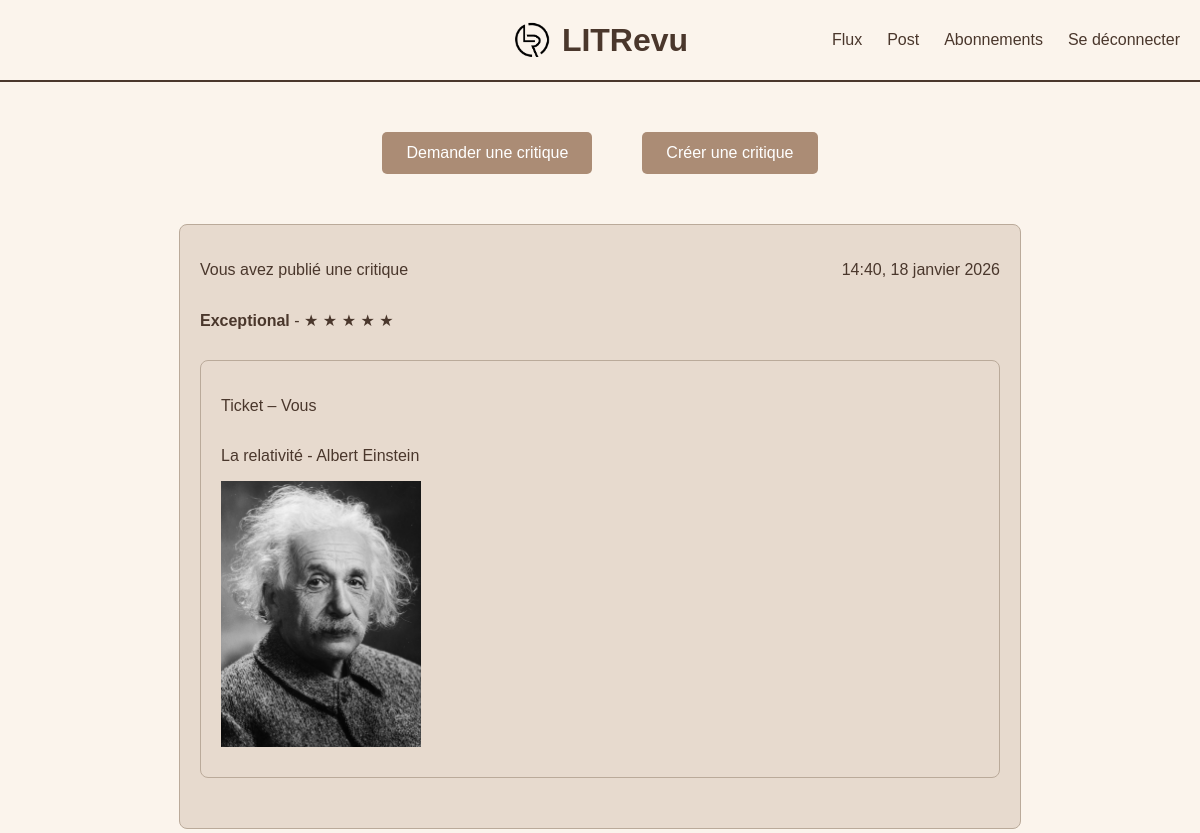
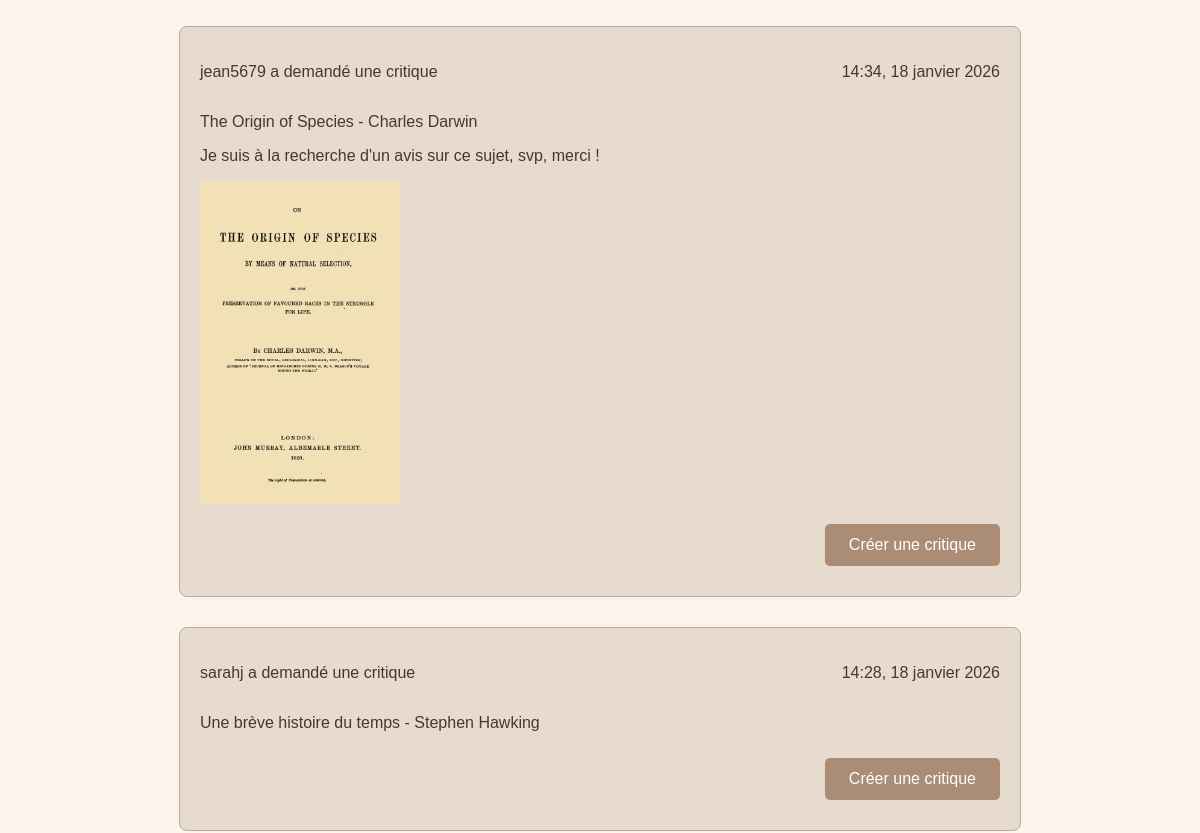
Before: / (signed in, upper part) with the older database file (2 pictures, top to bottom).
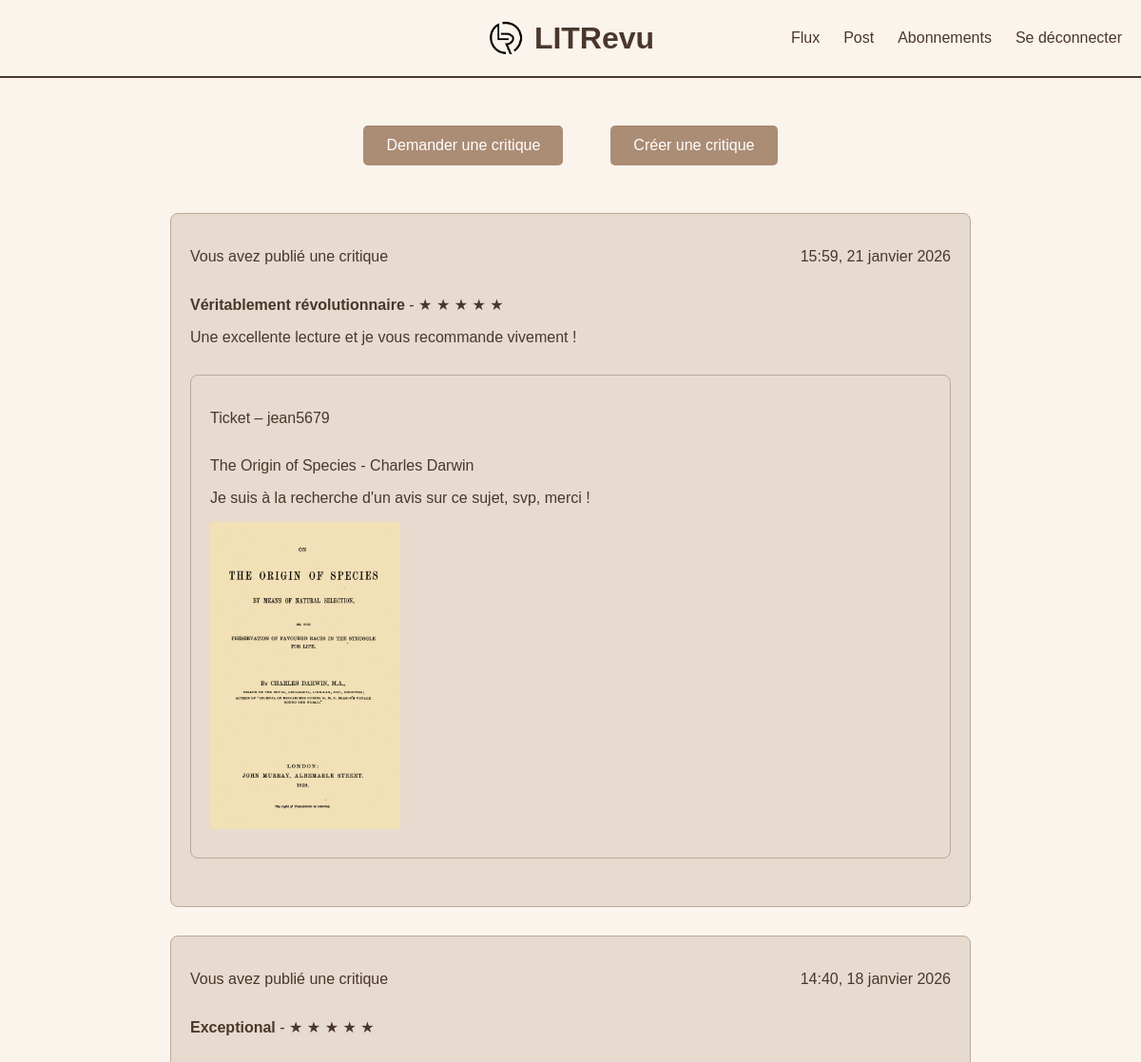
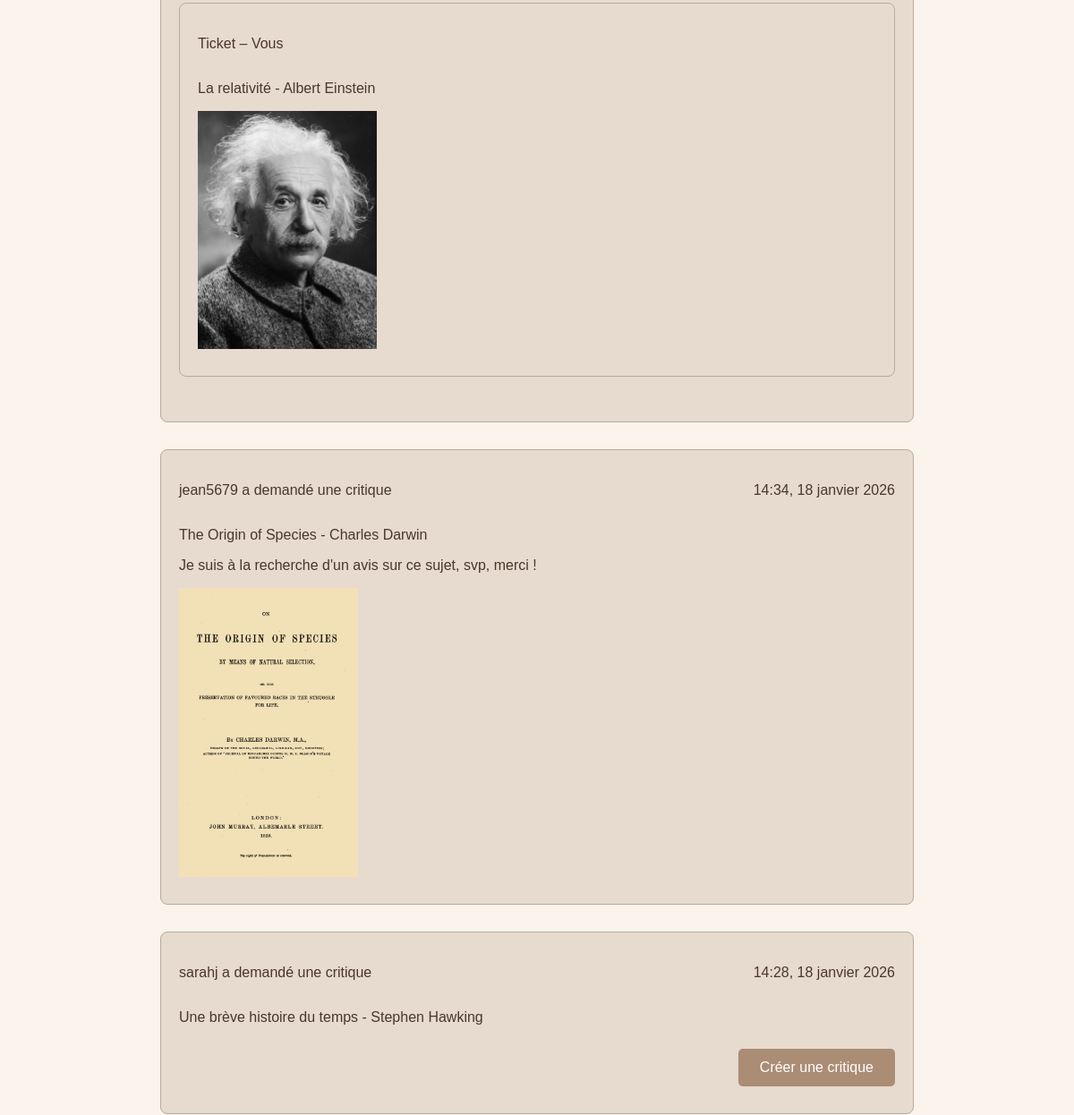
After: the same page with the newer database file (2 pictures, top to bottom).
### reviews/models.py (models this page shows, shortened)
class Review(models.Model):
    ticket = models.ForeignKey(
        to=Ticket,
        on_delete=models.CASCADE
    )
    rating = models.PositiveSmallIntegerField(
        validators=[MinValueValidator(0), MaxValueValidator(5)]
    )
    headline = models.CharField(max_length=128)
    body = models.TextField(max_length=8192, blank=True)
    user = models.ForeignKey(
        to=settings.AUTH_USER_MODEL,
        on_delete=models.CASCADE
    )
    time_created = models.DateTimeField(auto_now_add=True)

class Ticket(models.Model):
    title = models.CharField(max_length=128)
    description = models.TextField(max_length=2048, blank=True)
    user = models.ForeignKey(
        to=settings.AUTH_USER_MODEL,
        on_delete=models.CASCADE
    )
    image = models.ImageField(
        upload_to=ticket_image_upload_path,
        null=True,
        blank=True
    )
    time_created = models.DateTimeField(auto_now_add=True)

### authentication/models.py (models this page shows)
class User(AbstractUser):
    pass

### reviews/views.py (the view)
# urls.py: path('', views.FeedPageView.as_view(), name='feed'),
class FeedPageView(LoginRequiredMixin, View):
    template_name = 'reviews/feed.html'
    login_url = 'authentication:login'
    def get_users_viewable_tickets(self, user):
        tickets = Ticket.objects.filter(user=user)
        follows = UserFollows.objects.filter(user=user)
        for follow in follows:
            tickets = tickets | Ticket.objects.filter(
                user=follow.followed_user
            )
        tickets_to_remove = Ticket.objects.none()
        for ticket in tickets:
            if Review.objects.filter(ticket=ticket, user=ticket.user).exists():
                tickets_to_remove = tickets_to_remove | Ticket.objects.filter(
                    pk=ticket.pk
                )
        tickets = tickets.exclude(
            pk__in=tickets_to_remove.values_list('pk', flat=True)
        )
        return tickets
    def get_users_viewable_reviews(self, user):
        reviews = Review.objects.filter(user=user)
        follows = UserFollows.objects.filter(user=user)
        for follow in follows:
            reviews = reviews | Review.objects.filter(
                user=follow.followed_user
            )
        user_tickets = Ticket.objects.filter(user=user)
        for ticket in user_tickets:
            reviews = reviews | Review.objects.filter(ticket=ticket)
        return reviews
    def get(self, request):
        user = request.user
        tickets = self.get_users_viewable_tickets(user)
        tickets = tickets.annotate(content_type=Value('TICKET', CharField()))
        for ticket in tickets:
            ticket.has_review = Review.objects.filter(
                ticket=ticket
            ).exists()
        reviews = self.get_users_viewable_reviews(user)
        reviews = reviews.annotate(content_type=Value('REVIEW', CharField()))
        feed_items = sorted(
            chain(reviews, tickets),
            key=lambda item: item.time_created,
            reverse=True
        )
        return render(request, self.template_name, {'feed_items': feed_items})

### reviews/templates/reviews/feed.html
{% extends 'base.html' %}
{% block content %}
<div class="button-group">
    <a href="{% url 'reviews:ticket-create' %}">
        <button type="button" class="btn">Demander une critique</button>
    </a>
    <a href="{% url 'reviews:ticket-and-review-create' %}">
        <button type="button" class="btn">Créer une critique</button>
    </a>
</div>
{% for item in feed_items %}
    {% if item.content_type == 'TICKET' %}
    <div class="ticket-card">
        <div class="ticket-header">
            <p class="ticket-label">
                {% if item.user == request.user %}
                    Vous avez demandé une critique
                {% else %}
                    {{ item.user.username }} a demandé une critique
                {% endif %}
            </p>
            <p class="ticket-date">
                {{ item.time_created|date:"H:i, d F Y" }}
            </p>
        </div>
        <p class="ticket-description">
            {{ item.title|linebreaksbr }}
        </p>
        <p class="ticket-description">
            {{ item.description|linebreaksbr }}
        </p>
        {% if item.image %}
            <img src="{{ item.image.url }}" alt="image du ticket" class="ticket-image">
        {% endif %}
        {% if item.user != request.user and not item.has_review %}
        <div class="ticket-actions">
            <a href="{% url 'reviews:review-create' item.id %}">
                <button type="button" class="btn">
                    Créer une critique
                </button>
            </a>
        </div>
        {% endif %}
    </div>
    {% endif %}
    {% if item.content_type == 'REVIEW' %}
    <div class="ticket-card">
        <div class="ticket-header">
            <p class="ticket-label">
                {% if item.user == request.user %}
                    Vous avez publié une critique
                {% else %}
                    {{ item.user.username }} a publié une critique
                {% endif %}
            </p>
            <p class="ticket-date">
                {{ item.time_created|date:"H:i, d F Y" }}
            </p>
        </div>
        <p>
            <strong>{{ item.headline }}</strong> -
            {% for i in "12345"|make_list %}
                {% if forloop.counter <= item.rating %}
                    &#9733;
                {% else %}
                    &#9734;
                {% endif %}
            {% endfor %}
        </p>
        <p>{{ item.body }}</p>
        <div class="ticket-card">
            <div class="ticket-header">
                <p class="ticket-label">
                    Ticket –
                    {% if item.ticket.user == request.user %}
                        Vous
                    {% else %}
                        {{ item.ticket.user.username }}
                    {% endif %}
                </p>
            </div>
            <p class="ticket-description">
                {{ item.ticket.title|linebreaksbr }}
            </p>
            <p class="ticket-description">
                {{ item.ticket.description|linebreaksbr }}
            </p>
            {% if item.ticket.image %}
                <img src="{{ item.ticket.image.url }}" alt="image du ticket" class="ticket-image">
            {% endif %}
        </div>
    </div>
    {% endif %}
{% endfor %}
{% endblock content %}

Changed rows visible on the page:
added Review: shows "Vous avez publié une critique", time_created "15:59, 21 janvier 2026", headline "Véritablement révolutionnaire", rating 5 (drawn), body "Une excellente lecture et je vous recommande vivement !", ticket.user.username "jean5679", ticket "The Origin of Species - Charles Darwin", ticket.description "Je suis à la recherche d'un avis sur ce sujet, svp, merci !", ticket.image (picture)
shown differently, row unchanged: Ticket "14:34, 18 janvier 2026": no longer shows "Créer une critique"
